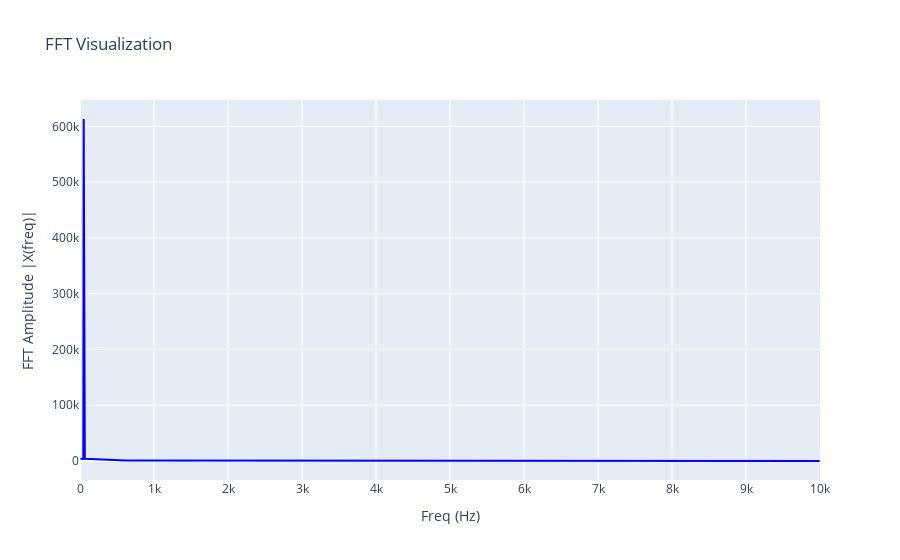

The cell this chart's notebook holds for it:
### Code cell
freq, freq_amplitudes, dominant_freq, other_freq, THD_V1_filt = FFT(signal=V1_filt, fs=sampling_freq)

print(f'Prime Harmonic:                     {dominant_freq} Hz')
print(f'Next 10 Harmonics:                  {other_freq[:10]}\n')
print(f'Total Harmonic Distortion (THD):    {THD_V1_filt} %')

fig = go.Figure()

fig.add_trace(go.Scatter(x=freq, y=freq_amplitudes, mode='lines', line=dict(color='blue'), name='FFT Amplitude |X(freq)|'))
fig.update_layout(
    title='FFT Visualization',
    xaxis_title='Freq (Hz)',
    yaxis_title='FFT Amplitude |X(freq)|',
    xaxis=dict(range=[0, sampling_freq/2])
)

fig.show()

### Figure 1 — Plotly figure (JSON) as saved in the notebook; plotly's stock layout.template omitted (floating-point values rounded to 4 significant figures; data arrays with more than 128 entries replaced by an {"elided": "..."} marker saying what was removed)
{"data": [{"line": {"color": "blue"}, "mode": "lines", "name": "FFT Amplitude |X(freq)|", "type": "scatter", "x": {"elided": "1999 int values"}, "y": {"elided": "1999 float values"}}], "layout": {"title": {"text": "FFT Visualization"}, "xaxis": {"range": [0, 10000], "title": {"text": "Freq (Hz)"}}, "yaxis": {"title": {"text": "FFT Amplitude |X(freq)|"}}}}
